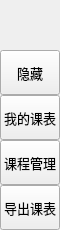
        <widget class="QFrame" name="leftMenuBg">
         <property name="minimumSize">
          <size>
           <width>60</width>
           <height>0</height>
          </size>
         </property>
         <property name="maximumSize">
          <size>
           <width>60</width>
           <height>16777215</height>
          </size>
         </property>
         <property name="frameShape">
          <enum>QFrame::NoFrame</enum>
         </property>
         <property name="frameShadow">
          <enum>QFrame::Raised</enum>
         </property>
         <layout class="QVBoxLayout" name="verticalLayout_3">
          <property name="spacing">
           <number>0</number>
          </property>
          <property name="leftMargin">
           <number>0</number>
          </property>
          <property name="topMargin">
           <number>0</number>
          </property>
          <property name="rightMargin">
           <number>0</number>
          </property>
          <property name="bottomMargin">
           <number>0</number>
          </property>
          <item>
           <widget class="QFrame" name="topLogoInfo">
            <property name="minimumSize">
             <size>
              <width>0</width>
              <height>50</height>
             </size>
            </property>
            <property name="maximumSize">
             <size>
              <width>16777215</width>
              <height>50</height>
             </size>
            </property>
            <property name="frameShape">
             <enum>QFrame::NoFrame</enum>
            </property>
            <property name="frameShadow">
             <enum>QFrame::Raised</enum>
            </property>
            <widget class="QFrame" name="topLogo">
             <property name="geometry">
              <rect>
               <x>10</x>
               <y>5</y>
               <width>42</width>
               <height>42</height>
              </rect>
             </property>
             <property name="minimumSize">
              <size>
               <width>42</width>
               <height>42</height>
              </size>
             </property>
             <property name="maximumSize">
              <size>
               <width>42</width>
               <height>42</height>
              </size>
             </property>
             <property name="frameShape">
              <enum>QFrame::NoFrame</enum>
             </property>
             <property name="frameShadow">
              <enum>QFrame::Raised</enum>
             </property>
            </widget>
            <widget class="QLabel" name="titleLeftApp">
             <property name="geometry">
              <rect>
               <x>70</x>
               <y>8</y>
               <width>160</width>
               <height>31</height>
              </rect>
             </property>
             <property name="font">
              <font>
               <family>Segoe UI Semibold</family>
               <pointsize>12</pointsize>
               <italic>false</italic>
               <bold>false</bold>
              </font>
             </property>
             <property name="text">
              <string>欢迎使用！</string>
             </property>
             <property name="alignment">
              <set>Qt::AlignLeading|Qt::AlignLeft|Qt::AlignVCenter</set>
             </property>
            </widget>
           </widget>
          </item>
          <item>
           <widget class="QFrame" name="leftMenuFrame">
            <property name="frameShape">
             <enum>QFrame::NoFrame</enum>
            </property>
            <property name="frameShadow">
             <enum>QFrame::Raised</enum>
            </property>
            <layout class="QVBoxLayout" name="verticalMenuLayout">
             <property name="spacing">
              <number>0</number>
             </property>
             <property name="leftMargin">
              <number>0</number>
             </property>
             <property name="topMargin">
              <number>0</number>
             </property>
             <property name="rightMargin">
              <number>0</number>
             </property>
             <property name="bottomMargin">
              <number>0</number>
             </property>
             <item>
              <widget class="QFrame" name="toggleBox">
               <property name="maximumSize">
                <size>
                 <width>16777215</width>
                 <height>45</height>
                </size>
               </property>
               <property name="frameShape">
                <enum>QFrame::NoFrame</enum>
               </property>
               <property name="frameShadow">
                <enum>QFrame::Raised</enum>
               </property>
               <layout class="QVBoxLayout" name="verticalLayout_4">
                <property name="spacing">
                 <number>0</number>
                </property>
                <property name="leftMargin">
                 <number>0</number>
                </property>
                <property name="topMargin">
                 <number>0</number>
                </property>
                <property name="rightMargin">
                 <number>0</number>
                </property>
                <property name="bottomMargin">
                 <number>0</number>
                </property>
                <item>
                 <widget class="QPushButton" name="toggleButton">
                  <property name="sizePolicy">
                   <sizepolicy hsizetype="Expanding" vsizetype="Fixed">
                    <horstretch>0</horstretch>
                    <verstretch>0</verstretch>
                   </sizepolicy>
                  </property>
                  <property name="minimumSize">
                   <size>
                    <width>0</width>
                    <height>45</height>
                   </size>
                  </property>
                  <property name="font">
                   <font>
                    <family>Segoe UI</family>
                    <pointsize>10</pointsize>
                    <italic>false</italic>
                    <bold>false</bold>
                   </font>
                  </property>
                  <property name="cursor">
                   <cursorShape>PointingHandCursor</cursorShape>
                  </property>
                  <property name="layoutDirection">
                   <enum>Qt::LeftToRight</enum>
                  </property>
                  <property name="styleSheet">
                   <string notr="true">background-image: url(:/icons/images/icons/icon_menu.png);</string>
                  </property>
                  <property name="text">
                   <string>隐藏</string>
                  </property>
                 </widget>
                </item>
               </layout>
              </widget>
             </item>
             <item alignment="Qt::AlignTop">
              <widget class="QFrame" name="topMenu">
               <property name="frameShape">
                <enum>QFrame::NoFrame</enum>
               </property>
               <property name="frameShadow">
                <enum>QFrame::Raised</enum>
               </property>
               <layout class="QVBoxLayout" name="verticalLayout_8">
                <property name="spacing">
                 <number>0</number>
                </property>
                <property name="leftMargin">
                 <number>0</number>
                </property>
                <property name="topMargin">
                 <number>0</number>
                </property>
                <property name="rightMargin">
                 <number>0</number>
                </property>
                <property name="bottomMargin">
                 <number>0</number>
                </property>
                <item>
                 <widget class="QPushButton" name="btn_schedule">
                  <property name="sizePolicy">
                   <sizepolicy hsizetype="Expanding" vsizetype="Fixed">
                    <horstretch>0</horstretch>
                    <verstretch>0</verstretch>
                   </sizepolicy>
                  </property>
                  <property name="minimumSize">
                   <size>
                    <width>0</width>
                    <height>45</height>
                   </size>
                  </property>
                  <property name="font">
                   <font>
                    <family>Segoe UI</family>
                    <pointsize>10</pointsize>
                    <italic>false</italic>
                    <bold>false</bold>
                   </font>
                  </property>
                  <property name="cursor">
                   <cursorShape>PointingHandCursor</cursorShape>
                  </property>
                  <property name="layoutDirection">
                   <enum>Qt::LeftToRight</enum>
                  </property>
                  <property name="styleSheet">
                   <string notr="true">background-image: url(:/icons/images/icons/cil-home.png);</string>
                  </property>
                  <property name="text">
                   <string>我的课表</string>
                  </property>
                 </widget>
                </item>
                <item>
                 <widget class="QPushButton" name="btn_classes">
                  <property name="sizePolicy">
                   <sizepolicy hsizetype="Expanding" vsizetype="Fixed">
                    <horstretch>0</horstretch>
                    <verstretch>0</verstretch>
                   </sizepolicy>
                  </property>
                  <property name="minimumSize">
                   <size>
                    <width>0</width>
                    <height>45</height>
                   </size>
                  </property>
                  <property name="font">
                   <font>
                    <family>Segoe UI</family>
                    <pointsize>10</pointsize>
                    <italic>false</italic>
                    <bold>false</bold>
                   </font>
                  </property>
                  <property name="cursor">
                   <cursorShape>PointingHandCursor</cursorShape>
                  </property>
                  <property name="layoutDirection">
                   <enum>Qt::LeftToRight</enum>
                  </property>
                  <property name="styleSheet">
                   <string notr="true">background-image: url(:/icons/images/icons/cil-gamepad.png);</string>
                  </property>
                  <property name="text">
                   <string>课程管理</string>
                  </property>
                 </widget>
                </item>
                <item>
                 <widget class="QPushButton" name="btn_export">
                  <property name="sizePolicy">
                   <sizepolicy hsizetype="Expanding" vsizetype="Fixed">
                    <horstretch>0</horstretch>
                    <verstretch>0</verstretch>
                   </sizepolicy>
                  </property>
                  <property name="minimumSize">
                   <size>
                    <width>0</width>
                    <height>45</height>
                   </size>
                  </property>
                  <property name="font">
                   <font>
                    <family>Segoe UI</family>
                    <pointsize>10</pointsize>
                    <italic>false</italic>
                    <bold>false</bold>
                   </font>
                  </property>
                  <property name="cursor">
                   <cursorShape>PointingHandCursor</cursorShape>
                  </property>
                  <property name="layoutDirection">
                   <enum>Qt::LeftToRight</enum>
                  </property>
                  <property name="styleSheet">
                   <string notr="true">background-image: url(:/icons/images/icons/cil-file.png);</string>
                  </property>
                  <property name="text">
                   <string>导出课表</string>
                  </property>
                 </widget>
                </item>
               </layout>
              </widget>
             </item>
             <item alignment="Qt::AlignBottom">
              <widget class="QFrame" name="bottomMenu">
               <property name="frameShape">
                <enum>QFrame::NoFrame</enum>
               </property>
               <property name="frameShadow">
                <enum>QFrame::Raised</enum>
               </property>
               <layout class="QVBoxLayout" name="verticalLayout_9">
                <property name="spacing">
                 <number>0</number>
                </property>
                <property name="leftMargin">
                 <number>0</number>
                </property>
                <property name="topMargin">
                 <number>0</number>
                </property>
                <property name="rightMargin">
                 <number>0</number>
                </property>
                <property name="bottomMargin">
                 <number>0</number>
                </property>
               </layout>
              </widget>
             </item>
            </layout>
           </widget>
          </item>
         </layout>
        </widget>
